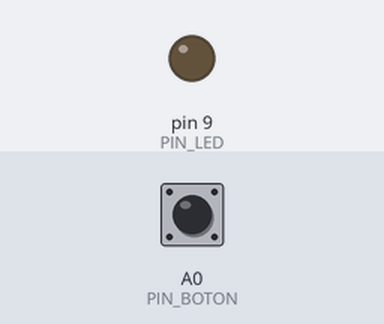
Bench run of a sketch on a simulated Arduino Uno, built with avr-gcc and run on an emulated ATmega328P. Parts: output pins drawn as LEDs (lit = HIGH). Inputs (shaded band) come from the test bench; at power-on: A0 (PIN_BOTON) HIGH.

Above: at 1.2 s.
1.3 s: A0 (PIN_BOTON) pulled LOW for 0.15 s
At 2.4 s:
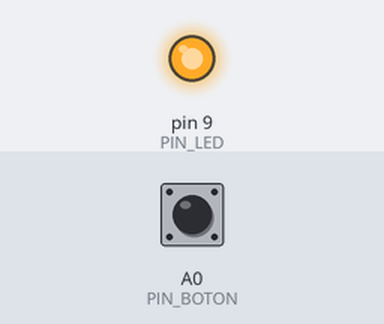
Timing chart, 0 to 4.3 s (numbered marks = the images above; inputs shaded):
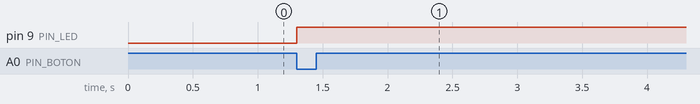

The sketch:

sketch_ej22.ino
```cpp
#define PIN_BOTON A0
#define PIN_LED 9

void setup() {
  pinMode(PIN_BOTON, INPUT_PULLUP);
  pinMode(PIN_LED, OUTPUT);
}

void loop() {

  boolean estadoActualBoton = digitalRead(PIN_BOTON);
  boolean elBotonfuePresionado = estadoActualBoton == false;

  if(elBotonfuePresionado) {
    digitalWrite(PIN_LED, HIGH);
    delay(50);
  }

}
```

Measured:
- after the input at 1.3 s, pin 9 (PIN_LED): LOW → HIGH at once
